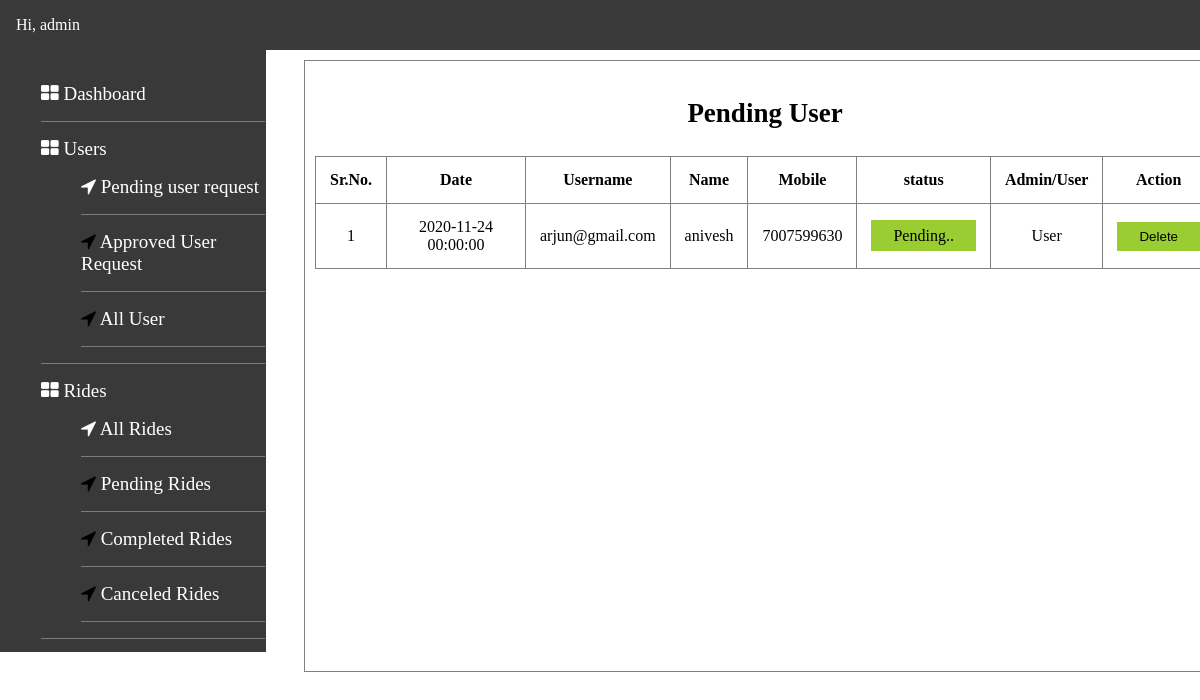
/admin/pendingUser.php (signed in), run on the app's committed database.
### tables this page shows
CREATE TABLE `tbl_user` (
  `user_id` int(11) NOT NULL,
  `user_name` varchar(255) NOT NULL,
  `name` varchar(100) NOT NULL,
  `dateofsignup` datetime NOT NULL,
  `mobile` varchar(15) NOT NULL,
  `isblock` int(11) NOT NULL DEFAULT 0,
  `password` varchar(100) NOT NULL,
  `is_admin` int(11) NOT NULL DEFAULT 0
);

### DbConnection.php (called while the page is built, shortened)
<?php
class DbConnection
{
    function __construct()
    {
        $this->conn = new mysqli('localhost', 'root', '', 'cedcoss');
    }
}
?>

### User.php (called while the page is built, shortened)
<?php
class User
{
    function fetchPendingUser($conn)
    {
        $row = array();
        $sql = "SELECT * FROM `tbl_user` WHERE `isblock` = 0";
        $res = mysqli_query($conn, $sql);
        while ($data = mysqli_fetch_assoc($res)) {
            $row[] = $data;
        }
        return $row;
    }
}
?>

### admin/pendingUser.php (the view, shortened to what this page needs)
<?php
require '../DbConnection.php';
require '../User.php';
require 'header.php';
$User = new User();
$Dbconn = new DbConnection();
?>
<section>
    <div class="wrapper">
        <h3>Pending User</h3>
        <table>
            <thead>
                <tr>
                    <th>Sr.No.</th>
                    <th>Date</th>
                    <th>Username</th>
                    <th>Name</th>
                    <th>Mobile</th>
                    <th>status</th>
                    <th>Admin/User</th>
                    <th>Action</th>
                </tr>
            </thead>
            <tbody>
            <?php
            $data = $User->fetchPendingUser($Dbconn->conn);
            $sr = 1;
            foreach ($data as $row) {
                ?>
                    <tr>
                        <td><?php echo $sr++; ?></td>
                        <td><?php echo $row['dateofsignup']; ?></td>
                        <td><?php echo $row['user_name']; ?></td>
                        <td><?php echo $row['name']; ?></td>
                        <td><?php echo $row['mobile']; ?></td>
                        <td>
                            <?php
                            if ($row['isblock'] == 0) {
                                ?>
                                   <a href="pendingUser.php?type=status&operation=active&id=<?php echo $row['user_id']; ?>" class="active">
                            Pending..</a>
                                <?php
                            }
                            ?>
                        </td>
                        <td>
                            <?php
                            if ($row['is_admin'] == 1) {
                                echo "Admin";
                            } else {
                                echo "User";
                            }
                            ?>
                        </td>
                        <td>
                            <form action="pendingUser.php" method="post" style="display: inline;">
                                <input type="submit" value="Delete" name="submit">
                            </form>
                        </td>
                    </tr>
                <?php
            }
            ?>
            </tbody>
        </table>
    </div>
</section>
<?php
    require 'footer.php';
?>

### admin/style.css (style rules this page uses)
body { margin: 0; padding: 0; }
section .wrapper { position: absolute; left: 304px; top: 60px; border: 1px solid gray; width: 75%; padding: 10px; height: 590px; overflow: auto; }
.wrapper table, td, th { border: 1px solid gray; padding: 14px !important; border-collapse: collapse; text-align: center; }
.wrapper table { width: 100%; }
.wrapper table, tr { padding: 10px; }
section .wrapper h3 { text-align: center; font-size: 27px; }
input[type="submit"], .active { padding: 7px 22px; border: none; background: yellowgreen; cursor: pointer; }
.active { color: black; text-decoration: none; }

### data on the page
tbl_user: dateofsignup "2020-11-24 00:00:00", user_name "arjun@gmail.com", name "anivesh", mobile "7007599630", is_admin "User"

### other printed values
$_SESSION['name'] "admin"
